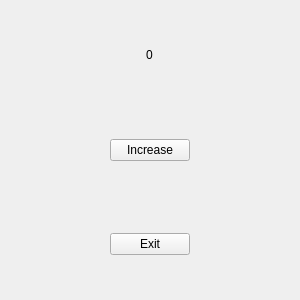
<?xml version="1.0" encoding="UTF-8"?>
<ui version="4.0">
 <class>Widget</class>
 <widget class="QWidget" name="Widget">
  <property name="geometry">
   <rect>
    <x>0</x>
    <y>0</y>
    <width>300</width>
    <height>300</height>
   </rect>
  </property>
  <property name="windowTitle">
   <string>Hello</string>
  </property>
  <layout class="QVBoxLayout" name="verticalLayout">
   <item alignment="Qt::AlignmentFlag::AlignHCenter|Qt::AlignmentFlag::AlignVCenter">
    <widget class="QLabel" name="label">
     <property name="sizePolicy">
      <sizepolicy hsizetype="Fixed" vsizetype="Fixed">
       <horstretch>0</horstretch>
       <verstretch>0</verstretch>
      </sizepolicy>
     </property>
     <property name="text">
      <string>0</string>
     </property>
    </widget>
   </item>
   <item alignment="Qt::AlignmentFlag::AlignHCenter|Qt::AlignmentFlag::AlignVCenter">
    <widget class="QPushButton" name="incButton">
     <property name="text">
      <string>Increase</string>
     </property>
    </widget>
   </item>
   <item alignment="Qt::AlignmentFlag::AlignHCenter|Qt::AlignmentFlag::AlignVCenter">
    <widget class="QPushButton" name="exitButton">
     <property name="text">
      <string>Exit</string>
     </property>
    </widget>
   </item>
  </layout>
 </widget>
 <resources/>
 <connections/>
</ui>
